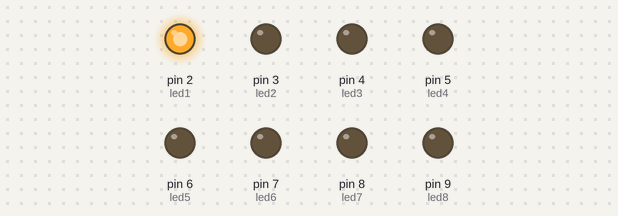
A sketch run on a simulated Arduino Uno, built with avr-gcc and run on an emulated ATmega328P. Shown: output pins drawn as LEDs (lit = HIGH).

Above: at 0.2 s.
At 1.2 s:
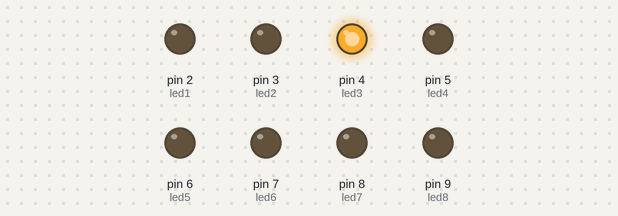
At 1.7 s:
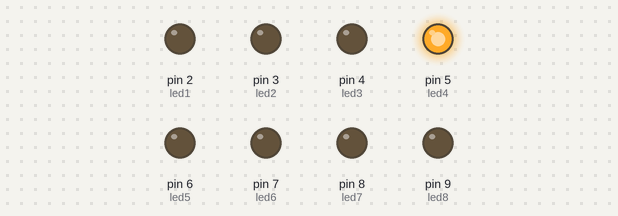
At 2.2 s:
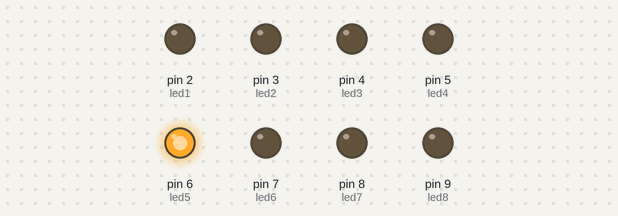
At 3.2 s:
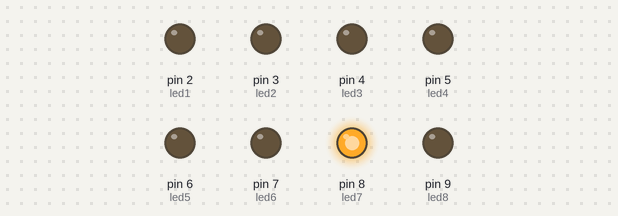
At 4.7 s:
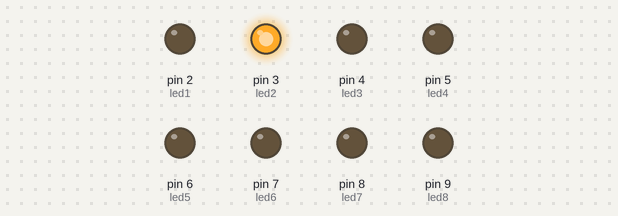
Timing chart, 0 to 5.2 s (numbered marks = the images above):
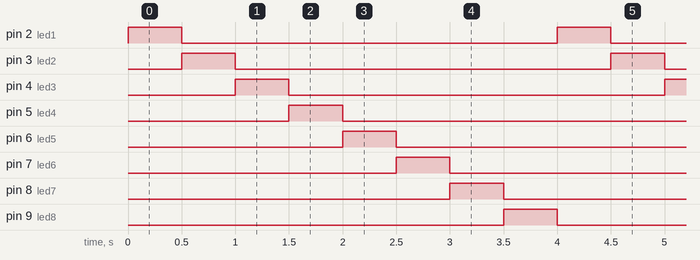

Measured:
- by itself, pin 2 (led1), pin 3 (led2), pin 4 (led3), pin 5 (led4), pin 6 (led5), pin 7 (led6), pin 8 (led7), pin 9 (led8): alternates HIGH for 0.50 s and LOW for 3.5 s
- by itself, everything shown: repeats every 4.0 s, in 9 steps

The sketch:

led_follower.ino
```cpp
const int led1 = 2;
const int led2 = 3;
const int led3 = 4;
const int led4 = 5;
const int led5 = 6;
const int led6 = 7;
const int led7 = 8;
const int led8 = 9;
void setup() {
  // put your setup code here, to run once:
  pinMode(led1,OUTPUT);
  pinMode(led2,OUTPUT);
  pinMode(led3,OUTPUT);
  pinMode(led4,OUTPUT);
  pinMode(led5,OUTPUT);
  pinMode(led6,OUTPUT);
  pinMode(led7,OUTPUT);
  pinMode(led8,OUTPUT);
}

void loop() {
  // put your main code here, to run repeatedly:
    digitalWrite(led1,HIGH);
    delay(500);
    digitalWrite(led1,LOW);
    digitalWrite(led2,HIGH);
    delay(500);
    digitalWrite(led2,LOW);
    digitalWrite(led3,HIGH);
    delay(500);
    digitalWrite(led3,LOW);
    digitalWrite(led4,HIGH);
    delay(500);
    digitalWrite(led4,LOW);
    digitalWrite(led5,HIGH);
    delay(500);
    digitalWrite(led5,LOW);
    digitalWrite(led6,HIGH);
    delay(500);
    digitalWrite(led6,LOW);
    digitalWrite(led7,HIGH);
    delay(500);
    digitalWrite(led7,LOW);
    digitalWrite(led8,HIGH);
    delay(500);
    digitalWrite(led8,LOW);
}
```
